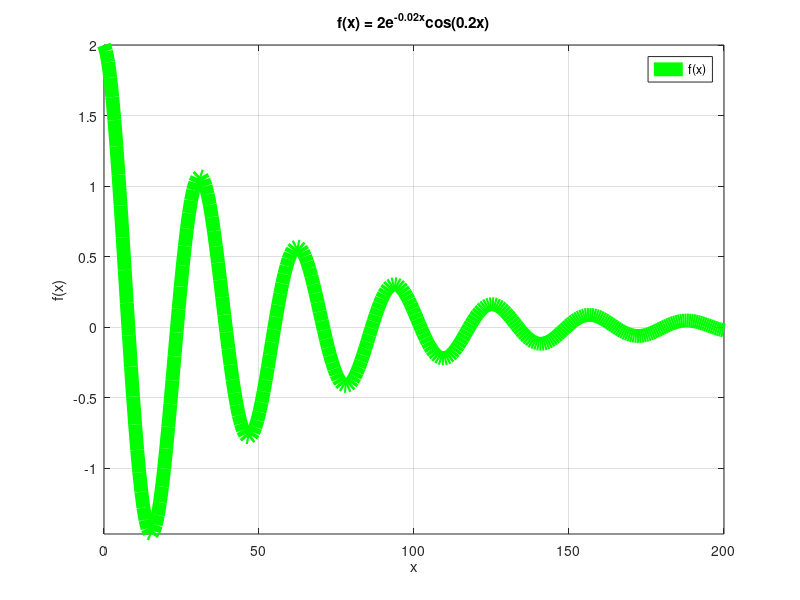
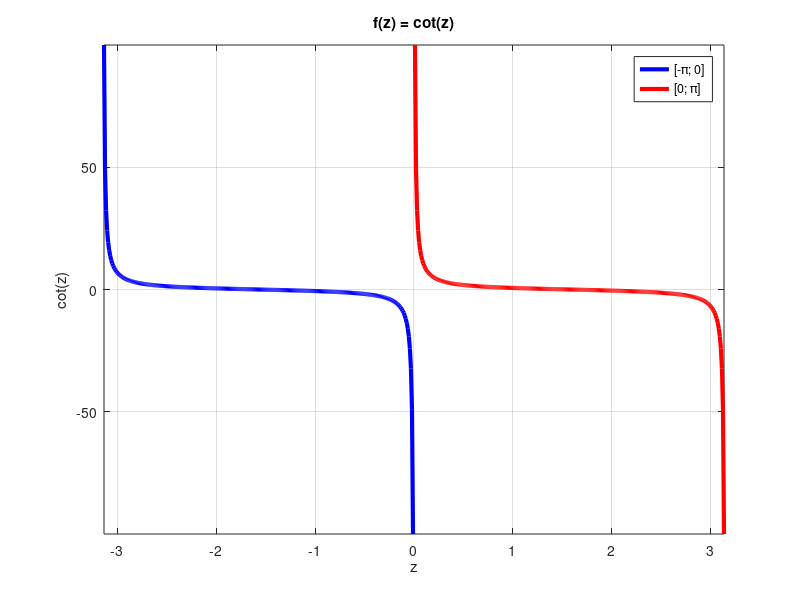
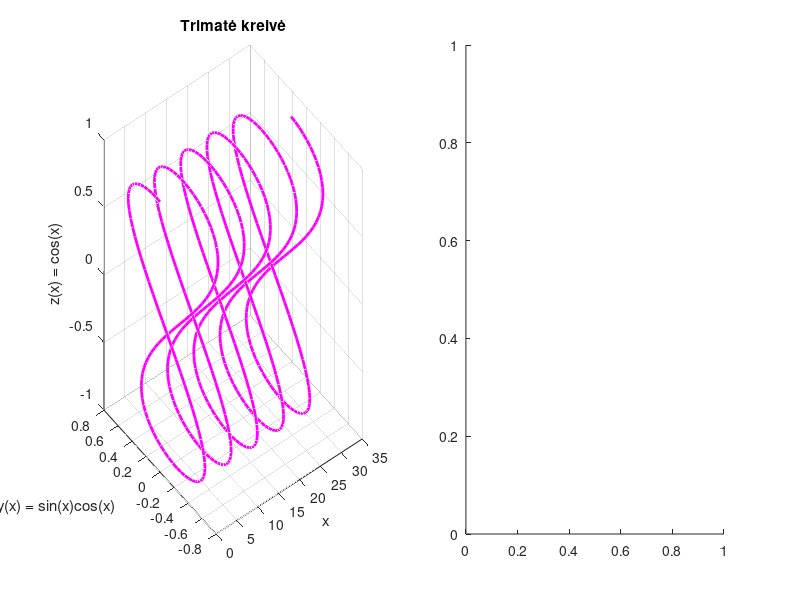

Write MATLAB code to recreate these figures, in order. (Note: this script raises an error after producing the figures.)
%% Pagrindinė užduotis
x = linspace(0, 200, 300);
f = 2 * exp(-0.02*x) .* cos(0.2*x);
figure();
plot(x, f, 'g', 'LineWidth', 10);

title('f(x) = 2e^{-0.02x}cos(0.2x)');
xlabel('x');
ylabel('f(x)');
axis([min(x) max(x) min(f) max(f)]);
legend('f(x)', 'Location', 'best');
grid on;

z1 = linspace(-pi + 0.01, -0.01, 300);
z2 = linspace(0.01, pi - 0.01, 300);

f1 = cot(z1);
f2 = cot(z2);

figure();
plot(z1, f1, 'b', 'LineWidth', 3);
hold on;
plot(z2, f2, 'r', 'LineWidth', 3);
hold off;
grid on;

title('f(z) = cot(z)');
xlabel('z');
ylabel('cot(z)');
axis([min(z1) max(z2) min([f1 f2]) max([f1 f2])]);
legend('[-\pi; 0]', '[0; \pi]', 'Location', 'best');
grid on;

x = linspace(0, 10*pi, 500);
y = sin(x) .* cos(x);
z = cos(x);

figure();

subplot(1,2,1);

plot3(x, y, z, 'm', 'LineWidth', 2);
grid on;

title('Trimatė kreivė');
xlabel('x');
ylabel('y(x) = sin(x)cos(x)');
zlabel('z(x) = cos(x)');

subplot(1,2,2);
polarplot(x, y, 'k', 'LineWidth', 2);
title('y(x) polinėje koordinačių sistemoje');

%% Papildoma užduotis
clear; clc; close all;

% Signalas
t = 0:0.002:2;
A = 6;
f = 7;
sigma = 1.2;
U1 = 4;
U2 = 2;

s = A*sin(2*pi*f*t) + sigma*randn(size(t));

filtruotas = s;
filtruotas(abs(s) < U2) = 0;

% Pirmas grafikas
figure;
subplot(1,2,1);

plot(t, s, '--', 'LineWidth', 1);
hold on;
plot(t, filtruotas, '-', 'LineWidth', 1.75);
plot([t(1) t(end)], [U1 U1], 'k--');
plot([t(1) t(end)], [U2 U2], 'b-.');

title('Pradinis ir filtruotas signalai', ...
      'FontWeight', 'bold', 'FontSize', 13);
xlabel('Laikas, s');
ylabel('Itampa, V');
legend('Pradinis', 'Filtruotas', 'U1', 'U2', ...
       'Location', 'bestoutside');
axis([0 2 min(s)-1 max([s U1 U2])+1]);
grid on;
hold off;

% Atrenkame reiksmes ir ju laikus
i = s > U1;
u = s(i);
tt = t(i);

% Antras grafikas
subplot(1,2,2);

stem(tt, u);
hold on;
plot(tt(u == min(u)), u(u == min(u)), 'ko', 'MarkerSize', 8);
plot(tt(u == max(u)), u(u == max(u)), 'ms', 'MarkerSize', 8);

title('Signalo reiksmes virs U1', ...
      'FontWeight', 'bold', 'FontSize', 13);
xlabel('Laikas, s');
ylabel('Itampa, V');
legend('Reiksmes virs U1', 'Minimumas', 'Maksimumas', ...
       'Location', 'bestoutside');
axis([0 2 0 max(u)+1]);
grid on;
hold off;
